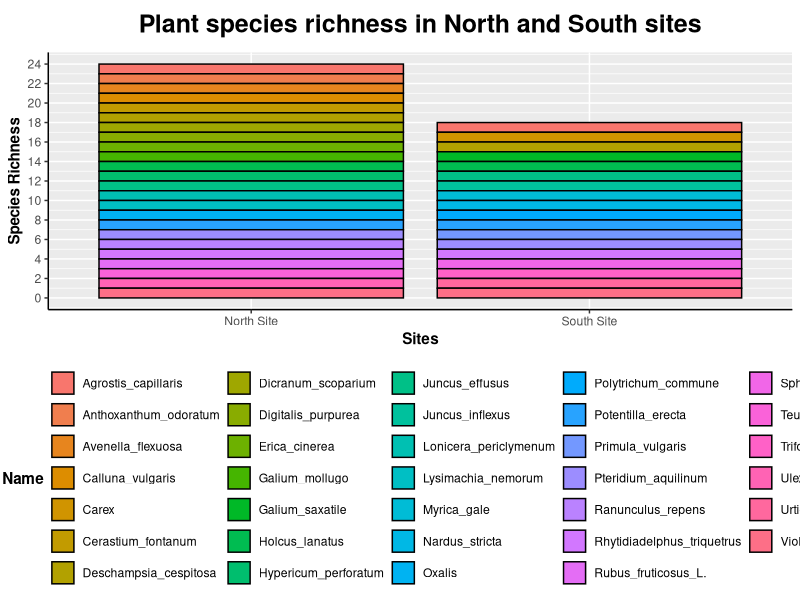
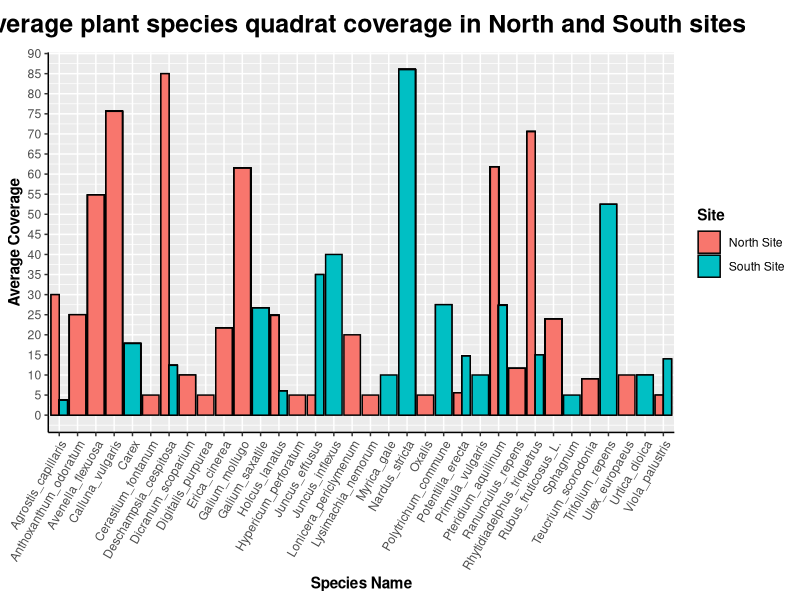
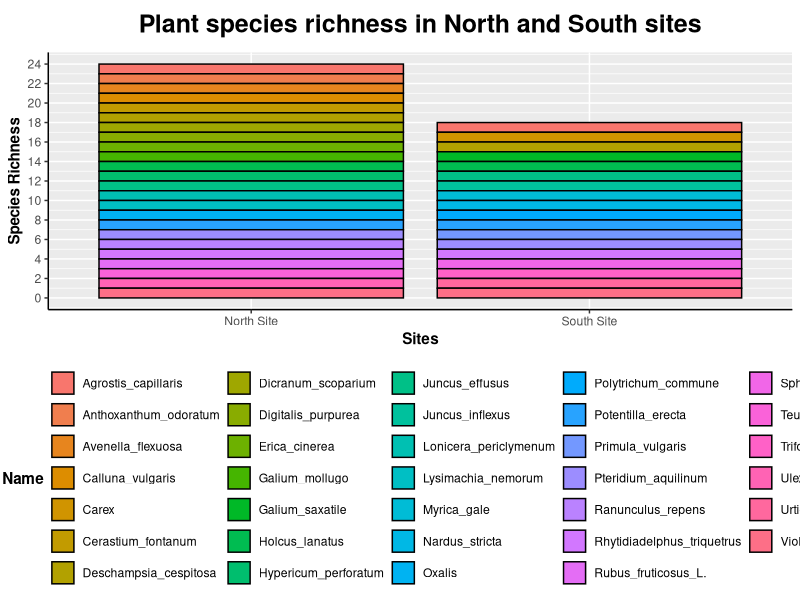
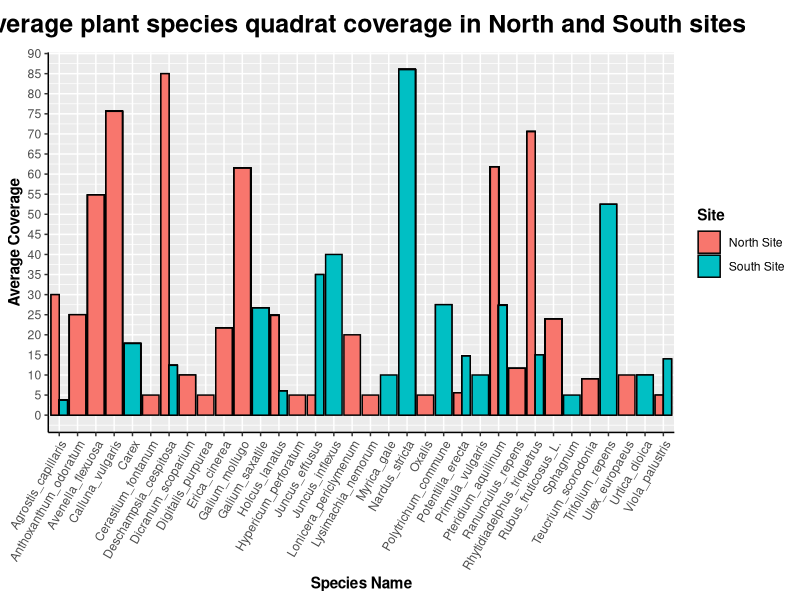

Write the R code that produced these figures, in order.
library(ggplot2)
library(dplyr)
library(readxl)

# Read in the csv file of the Plant survey data to R
PlantData <- read.csv("Data/SurveyData/LochranzaPlant.csv")

# No records to remove, as nearly all samples already at species level, and those at genus are identifiable as the only samples of their genus

# Create a new column for the site and enter a value based on the EventID
PlantData$site <- ""
PlantData <- PlantData %>% 
  mutate(
    site = case_when(
      substr(PlantData$eventID,1,1)=="N" ~ "North Site",
      substr(PlantData$eventID,1,1)=="S" ~ "South Site"
    )
  )

# Split the data frame to calculate the average plant coverage
PlantNorthData <- PlantData[which(PlantData$site=="North Site"),]
PlantSouthData <- PlantData[which(PlantData$site=="South Site"),]

# Create a new column for the average plant coverage of each species in both data frames
PlantNorthData$averageCoverage <- 0
PlantSouthData$averageCoverage <- 0

# Calculate the average plant coverage for both data frames
PlantNorthData$averageCoverage <- ave(PlantNorthData$organismQuantity, PlantNorthData$scientificName)
PlantSouthData$averageCoverage <- ave(PlantSouthData$organismQuantity, PlantSouthData$scientificName)

# Recombine the two edited data frames
PlantData <- rbind(PlantNorthData, PlantSouthData)

# Create a subset data frame of the distinct values only in both sites for the richness at the lowest taxonomic level identified
PlantRichness <- PlantData  %>% distinct(scientificName, site, .keep_all = TRUE)


PlantNorthRichness <- PlantRichness[which(PlantRichness$site=="North Site"),]
PlantSouthRichness <- PlantRichness[which(PlantRichness$site=="South Site"),]

intersect(PlantNorthRichness$scientificName, PlantSouthRichness$scientificName)

# Create the Plant Species Richness plot using ggplot2
(PlantRichnessPlot <- ggplot(PlantRichness,aes(x=site, fill=scientificName)) + 
    geom_bar(colour = "black") +
    scale_y_continuous(breaks=seq(0, 24, 2)) +
    labs(x="Sites", y="Species Richness", title="Plant species richness in North and South sites", fill="Species Name") +
    theme(legend.position="bottom", 
          legend.title=element_text(face="bold"),
          axis.title=element_text(face="bold"),
          axis.line=element_line(colour="black"), 
          plot.title=element_text(hjust=0.5, face="bold", size = 18, margin=margin(t=5, b=10))
    )
)

# Save the Species Richness plot as a png file
ggsave(filename="Data/Figures/Plant_Richness.png", PlantRichnessPlot, width=10, height=6)


# Create the Average Plant Coverage plot using ggplot2
(PlantCoveragePlot <- ggplot(PlantData,aes(x=scientificName, y=averageCoverage, fill=site)) +
    geom_bar(stat="identity", position = "dodge", colour = "black") +
    scale_y_continuous(breaks=seq(0, 90, 5)) +
    labs(x="Species Name", y="Average Coverage", title="Average plant species quadrat coverage in North and South sites", fill="Site") +
    theme(legend.title=element_text(face="bold"),
          axis.title=element_text(face="bold"),
          axis.line=element_line(colour="black"),
          axis.text.x = element_text(angle = 60, hjust = 1),
          plot.title=element_text(hjust=0.5, face="bold", size = 18, margin=margin(t=5, b=10))
    )
)

# Save the Coverage plot as a png file
ggsave(filename="Data/Figures/Plant_Coverage.png", PlantCoveragePlot, width=10, height=6)
